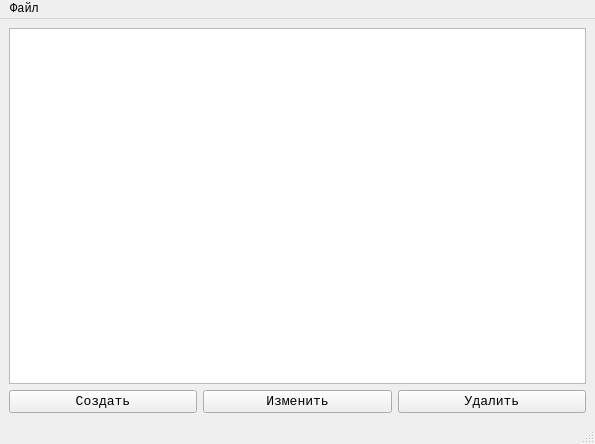
<?xml version="1.0" encoding="UTF-8"?>
<ui version="4.0">
 <class>MainWindow</class>
 <widget class="QMainWindow" name="MainWindow">
  <property name="geometry">
   <rect>
    <x>0</x>
    <y>0</y>
    <width>595</width>
    <height>444</height>
   </rect>
  </property>
  <property name="font">
   <font>
    <family>Consolas</family>
   </font>
  </property>
  <property name="windowTitle">
   <string>Редактор баз данных антивируса</string>
  </property>
  <widget class="QWidget" name="centralwidget">
   <layout class="QGridLayout" name="gridLayout">
    <item row="1" column="0">
     <layout class="QHBoxLayout" name="horizontalLayout">
      <item>
       <widget class="QPushButton" name="createButton">
        <property name="font">
         <font>
          <family>Consolas</family>
          <pointsize>10</pointsize>
         </font>
        </property>
        <property name="text">
         <string>Создать</string>
        </property>
       </widget>
      </item>
      <item>
       <widget class="QPushButton" name="editButton">
        <property name="font">
         <font>
          <family>Consolas</family>
          <pointsize>10</pointsize>
         </font>
        </property>
        <property name="text">
         <string>Изменить</string>
        </property>
       </widget>
      </item>
      <item>
       <widget class="QPushButton" name="delButton">
        <property name="font">
         <font>
          <family>Consolas</family>
          <pointsize>10</pointsize>
         </font>
        </property>
        <property name="text">
         <string>Удалить</string>
        </property>
       </widget>
      </item>
     </layout>
    </item>
    <item row="0" column="0">
     <widget class="QTableView" name="recordView">
      <property name="sizePolicy">
       <sizepolicy hsizetype="Expanding" vsizetype="Expanding">
        <horstretch>0</horstretch>
        <verstretch>0</verstretch>
       </sizepolicy>
      </property>
      <property name="font">
       <font>
        <family>Terminal</family>
        <pointsize>10</pointsize>
       </font>
      </property>
     </widget>
    </item>
   </layout>
  </widget>
  <widget class="QStatusBar" name="statusbar">
   <property name="sizePolicy">
    <sizepolicy hsizetype="Preferred" vsizetype="Preferred">
     <horstretch>0</horstretch>
     <verstretch>0</verstretch>
    </sizepolicy>
   </property>
   <property name="font">
    <font>
     <family>Consolas</family>
    </font>
   </property>
  </widget>
  <widget class="QMenuBar" name="menubar">
   <property name="geometry">
    <rect>
     <x>0</x>
     <y>0</y>
     <width>595</width>
     <height>21</height>
    </rect>
   </property>
   <widget class="QMenu" name="menuFile">
    <property name="font">
     <font>
      <family>Consolas</family>
     </font>
    </property>
    <property name="title">
     <string>Файл</string>
    </property>
    <addaction name="createFile"/>
    <addaction name="openFile"/>
    <addaction name="separator"/>
    <addaction name="saveFile"/>
    <addaction name="saveFileAs"/>
    <addaction name="separator"/>
    <addaction name="closeAll"/>
   </widget>
   <addaction name="menuFile"/>
  </widget>
  <action name="createFile">
   <property name="text">
    <string>Создать</string>
   </property>
   <property name="toolTip">
    <string>&lt;html&gt;&lt;head/&gt;&lt;body&gt;&lt;p&gt;Создание новой базы&lt;/p&gt;&lt;/body&gt;&lt;/html&gt;</string>
   </property>
   <property name="shortcut">
    <string>Ctrl+N</string>
   </property>
  </action>
  <action name="openFile">
   <property name="text">
    <string>Открыть</string>
   </property>
   <property name="toolTip">
    <string>&lt;html&gt;&lt;head/&gt;&lt;body&gt;&lt;p&gt;Открыть существующую базу&lt;/p&gt;&lt;/body&gt;&lt;/html&gt;</string>
   </property>
   <property name="shortcut">
    <string>Ctrl+O</string>
   </property>
  </action>
  <action name="saveFile">
   <property name="text">
    <string>Сохранить</string>
   </property>
   <property name="shortcut">
    <string>Ctrl+S</string>
   </property>
  </action>
  <action name="saveFileAs">
   <property name="text">
    <string>Сохранить как...</string>
   </property>
  </action>
  <action name="closeAll">
   <property name="text">
    <string>Выход</string>
   </property>
   <property name="shortcut">
    <string>Ctrl+Q</string>
   </property>
  </action>
 </widget>
 <resources/>
 <connections/>
</ui>
